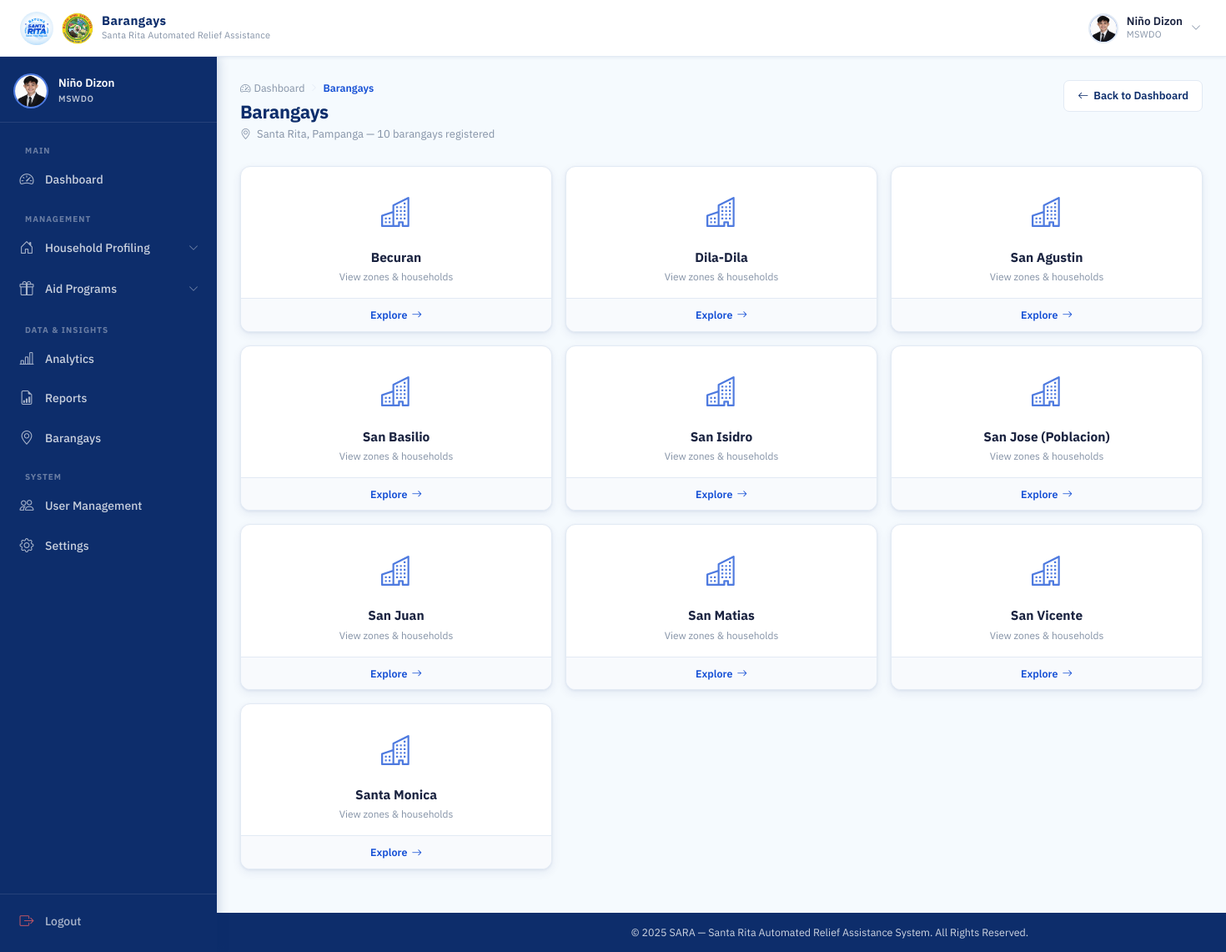
The page /mswdo/barangays/ (signed in) on the database its author committed.
### accounts/models.py (models this page shows, shortened)
class User(AbstractUser):
    ROLE_CHOICES = (
        ('MSWDO', 'MSWDO Admin'),
        ('MSWDO_STAFF', 'MSWDO Staff'),
        ('BARANGAY', 'Barangay Admin'),
    )
    email = models.EmailField(unique=True)
    role = models.CharField(max_length=20, choices=ROLE_CHOICES)
    barangay = models.ForeignKey(
        'Barangay', on_delete=models.SET_NULL, blank=True, null=True, related_name='users'
    )
    is_active = models.BooleanField(default=True)
    middle_name = models.CharField(max_length=150, blank=True)
    suffix = models.CharField(max_length=10, blank=True, null=True)
    position = models.CharField(max_length=100, blank=True)
    birth_place = models.CharField(max_length=200, blank=True)
    CIVIL_STATUS_CHOICES = (
        ('SINGLE', 'Single'),
        ('MARRIED', 'Married'),
        ('WIDOWED', 'Widowed'),
        ('SEPARATED', 'Separated'),
        ('ANNULLED', 'Annulled'),
    )
    civil_status = models.CharField(max_length=20, choices=CIVIL_STATUS_CHOICES, blank=True)
    citizenship = models.CharField(max_length=100, blank=True, default='Filipino')
    must_change_password = models.BooleanField(default=False)
    SEX_CHOICES = (
        ('M', 'Male'),
        ('F', 'Female'),
    )
    sex = models.CharField(max_length=1, choices=SEX_CHOICES, blank=True)
    birthdate = models.DateField(blank=True, null=True)
    contact_number = models.CharField(
        max_length=13,
        blank=True,
        validators=[
            RegexValidator(
                regex=r'^(09|\+639)\d{9}$',
                message="Phone number must be entered in the format: '09XXXXXXXXX' or '+639XXXXXXXXX'."
            )
        ]
    )
    profile_image = models.ImageField(upload_to=user_profile_image_path, blank=True, null=True)

class Barangay(models.Model):
    name = models.CharField(max_length=100, unique=True)

### households/views.py (the view)
# urls.py: path('mswdo/barangays/', views.barangay_list, name='barangay_list'),
@login_required
@session_protected
@mswdo_or_staff_required
def barangay_list(request):
    barangays = Barangay.objects.all().order_by('name')
    return render(request, 'households/barangay_list.html', {
        'barangays': barangays,
    })

### accounts/context_processors.py (called while the page is built)
def auth_required(request):
    return {
        'requires_auth': request.user.is_authenticated
    }

### households/templates/households/barangay_list.html (shortened to what this page needs)
{% extends 'base.html' %}
{% load static %}
{% block navbar_title %}Barangays{% endblock %}
{% block css %}
<link rel="stylesheet" href="{% static 'css/mswdo_dashboard.css' %}">
<link rel="stylesheet" href="{% static 'css/barangay_accounts.css' %}">
<link rel="stylesheet" href="{% static 'css/barangay_list.css' %}">
{% endblock %}
{% block content %}
<div class="dash-page-header">
  <div>
    <div class="page-breadcrumb">
      <a href="{% if request.user.role == 'MSWDO' %}{% url 'mswdo_dashboard' %}{% else %}{% url 'staff_dashboard' %}{% endif %}" class="breadcrumb-link">
        <i class="bi bi-speedometer2"></i> Dashboard
      </a>
      <i class="bi bi-chevron-right breadcrumb-sep"></i>
      <span class="breadcrumb-current">Barangays</span>
    </div>
    <h1 class="dash-page-title">Barangays</h1>
    <p class="dash-page-sub">
      <i class="bi bi-geo-alt me-1"></i>
      Santa Rita, Pampanga &mdash; {{ barangays|length }} barangay{{ barangays|length|pluralize }} registered
    </p>
  </div>
  <div class="dash-header-actions">
    <a href="{% if request.user.role == 'MSWDO' %}{% url 'mswdo_dashboard' %}{% else %}{% url 'staff_dashboard' %}{% endif %}" class="btn-dash-outline">
      <i class="bi bi-arrow-left"></i> Back to Dashboard
    </a>
  </div>
</div>
{% if barangays %}
<div class="brgy-grid">
  {% for barangay in barangays %}
  <a href="{% url 'barangay_zones' barangay.id %}" class="brgy-card">
    <div class="brgy-card__icon-wrap">
      <i class="bi bi-buildings"></i>
    </div>
    <div class="brgy-card__body">
      <h3 class="brgy-card__name">{{ barangay.name }}</h3>
      <p class="brgy-card__sub">View zones &amp; households</p>
    </div>
    <div class="brgy-card__footer">
      <span class="brgy-card__cta">
        Explore <i class="bi bi-arrow-right"></i>
      </span>
    </div>
  </a>
  {% endfor %}
</div>
{% endif %}
{% endblock %}

### templates/base.html (shortened to what this page needs)
{% load static %}
<!DOCTYPE html>
<html lang="en">
<head>
  <link href="https://cdn.jsdelivr.net/npm/bootstrap@5.3.2/dist/css/bootstrap.min.css" rel="stylesheet">
  <link href="https://cdn.jsdelivr.net/npm/bootstrap-icons@1.11.3/font/bootstrap-icons.min.css" rel="stylesheet">
  <link rel="stylesheet" href="{% static 'css/base.css' %}">
  <link rel="stylesheet" href="{% static 'css/scan_rfid.css' %}">
  {% block css %}{% endblock %}
</head>
<body>
<div class="page-wrapper">
  <nav class="topbar" id="topbar">
    <div class="topbar-left">
      <a class="topbar-brand" href="#">
        <img src="{% static 'images/logo.jpg' %}" alt="SARA Logo" class="topbar-logo">
        <img src="{% static 'images/SRP.png' %}" alt="SRP Logo" class="topbar-logo topbar-logo--srp">
        <div class="topbar-title-group">
          <span class="topbar-title">{% block navbar_title %}SARA SYSTEM{% endblock %}</span>
          <span class="topbar-subtitle">Santa Rita Automated Relief Assistance</span>
        </div>
      </a>
    </div>
    <div class="topbar-right">
      {% if user.is_authenticated %}
      <div class="topbar-user" id="userDropdownToggle">
        <div class="topbar-avatar">
          {% if user.profile_image %}
            <img src="{{ user.profile_image.url }}" alt="{{ user.get_full_name }}">
          {% else %}
            <span class="avatar-initials">
              {{ user.first_name|first|upper }}{{ user.last_name|first|upper }}
            </span>
          {% endif %}
        </div>
        <div class="topbar-user-info">
          <span class="topbar-username">{{ user.get_full_name|default:user.username }}</span>
          <span class="topbar-role">{{ user.role|default:"User" }}</span>
        </div>
        <i class="bi bi-chevron-down topbar-chevron" id="userChevron"></i>
      </div>
      {% else %}
        {% if request.resolver_match.url_name != 'login' %}
        <a href="{% url 'login' %}" class="btn btn-primary shadow-sm" style="background-color: #134ed5; border: none; font-weight: 600; padding: 0.5rem 1.25rem; border-radius: 8px;">
          <i class="bi bi-box-arrow-in-right me-1"></i> Login
        </a>
        {% endif %}
      {% endif %}
    </div>
  </nav>
  {% if user.is_authenticated and not hide_sidebar %}
  <aside class="sidebar" id="sidebar">
    <div class="sidebar-header">
      <div class="sidebar-user-card">
        <div class="sidebar-avatar">
          {% if user.profile_image %}
            <img src="{{ user.profile_image.url }}" alt="{{ user.get_full_name }}">
          {% else %}
            <span class="avatar-initials avatar-initials--lg">
              {{ user.first_name|first|upper }}{{ user.last_name|first|upper }}
            </span>
          {% endif %}
        </div>
        <div class="sidebar-user-info">
          <span class="sidebar-username">{{ user.get_full_name|default:user.username }}</span>
          <span class="sidebar-role-badge">{{ user.role|default:"User" }}</span>
        </div>
      </div>
    </div>
    <nav class="sidebar-body">
      <ul class="sidebar-nav">
        {% if user.role == 'MSWDO' %}
        <li class="sidebar-section-label">Main</li>
        <li class="sidebar-item">
          <a href="{% url 'mswdo_dashboard' %}" class="sidebar-link {% if request.resolver_match.url_name == 'mswdo_dashboard' %}active{% endif %}">
            <i class="bi bi-speedometer2"></i>
            <span>Dashboard</span>
          </a>
        </li>
        <li class="sidebar-section-label">Management</li>
        <li class="sidebar-item sidebar-item--accordion">
          <button class="sidebar-link sidebar-accordion-btn" data-target="householdSubmenu"
            aria-expanded="false">
            <i class="bi bi-house-door"></i>
            <span>Household Profiling</span>
            <i class="bi bi-chevron-down sidebar-arrow"></i>
          </button>
        </li>
        <li class="sidebar-item sidebar-item--accordion">
          <button class="sidebar-link sidebar-accordion-btn" data-target="aidSubmenu"
            aria-expanded="false">
            <i class="bi bi-gift"></i>
            <span>Aid Programs</span>
            <i class="bi bi-chevron-down sidebar-arrow"></i>
          </button>
        </li>
        <li class="sidebar-section-label">Data & Insights</li>
        <li class="sidebar-item">
          <a href="{% url 'analytics' %}" class="sidebar-link {% if request.resolver_match.url_name == 'analytics' %}active{% endif %}">
            <i class="bi bi-bar-chart-line"></i>
            <span>Analytics</span>
          </a>
        </li>
        <li class="sidebar-item">
          <a href="{% url 'aid_reports' %}" class="sidebar-link {% if request.resolver_match.url_name == 'aid_reports' %}active{% endif %}">
            <i class="bi bi-file-earmark-bar-graph"></i>
            <span>Reports</span>
          </a>
        </li>
        <li class="sidebar-item">
          <a href="{% url 'barangay_list' %}" class="sidebar-link">
            <i class="bi bi-geo-alt"></i>
            <span>Barangays</span>
          </a>
        </li>
        <li class="sidebar-section-label">System</li>
        <li class="sidebar-item">
          <a href="{% url 'user_accounts' %}" class="sidebar-link">
            <i class="bi bi-people"></i>
            <span>User Management</span>
          </a>
        </li>
        <li class="sidebar-item">
          <a href="{% url 'settings' %}" class="sidebar-link">
            <i class="bi bi-gear"></i>
            <span>Settings</span>
          </a>
        </li>
        {% endif %}
      </ul>
    </nav>
    <div class="sidebar-footer">
      <a href="{% url 'logout' %}" class="sidebar-link sidebar-logout">
        <i class="bi bi-box-arrow-right"></i>
        <span>Logout</span>
      </a>
    </div>
  </aside>
  {% endif %}
  <main class="{% if user.is_authenticated and not hide_sidebar %}main-content{% endif %}">
    {% block content %}{% endblock %}
  </main>
  <footer class="{% if user.is_authenticated and not hide_sidebar %}footer footer--dashboard{% else %}footer{% endif %}">
    <div class="footer-content">
      <p>&copy; 2025 SARA &mdash; Santa Rita Automated Relief Assistance System. All Rights Reserved.</p>
    </div>
  </footer>
</div>
</body>
</html>

### static/css/mswdo_dashboard.css (style rules this page uses)
:root { --card-radius: 12px; --panel-radius: 12px; --shadow-card: 0 1px 3px rgba(13, 45, 107, 0.07), 0 4px 12px rgba(13, 45, 107, 0.07); --shadow-hover: 0 4px 18px rgba(13, 45, 107, 0.14); --teal: #0d7377; --teal-light: #e6f4f4; --amber: #b45309; --amber-light: #fef3c7; --green: #166534; --green-light: #dcfce7; --indigo: #3730a3; --indigo-light: #ede9fe; }
.dash-page-header { display: flex; align-items: flex-start; justify-content: space-between; gap: 16px; margin-bottom: 28px; flex-wrap: wrap; }
.dash-page-title { font-size: 22px; font-weight: 700; color: var(--primary); margin: 0 0 4px; letter-spacing: -0.3px; }
.dash-page-sub { font-size: 13px; color: var(--text-muted); margin: 0; }
.dash-header-actions { display: flex; gap: 10px; align-items: center; flex-shrink: 0; }
.btn-dash-outline { display: inline-flex; align-items: center; gap: 6px; background: var(--white); color: var(--primary); border: 1.5px solid var(--border); border-radius: 7px; padding: 8px 16px; font-size: 13px; font-weight: 600; cursor: pointer; transition: border-color var(--transition), background var(--transition), color var(--transition), box-shadow var(--transition); font-family: var(--font); text-decoration: none; }

### static/css/barangay_accounts.css (style rules this page uses)
.page-breadcrumb { display: flex; align-items: center; gap: 6px; margin-bottom: 6px; }
.breadcrumb-link { font-size: 12.5px; color: var(--text-muted); text-decoration: none; display: flex; align-items: center; gap: 4px; transition: color var(--transition); }
.breadcrumb-sep { font-size: 10px; color: var(--border); }
.breadcrumb-current { font-size: 12.5px; color: var(--secondary); font-weight: 600; }

### static/css/barangay_list.css (style rules this page uses)
.brgy-grid { display: grid; grid-template-columns: repeat(3, 1fr); gap: 16px; margin-bottom: 24px; }
.brgy-card { display: flex; flex-direction: column; background: var(--white); border: 1px solid var(--border); border-radius: var(--panel-radius); box-shadow: var(--shadow-card); text-decoration: none; overflow: hidden; transition: transform var(--transition), box-shadow var(--transition), border-color var(--transition); position: relative; }
.brgy-card::before { content: ''; position: absolute; top: 0; left: 0; right: 0; height: 3px; background: var(--secondary); opacity: 0; transition: opacity var(--transition); }
.brgy-card__icon-wrap { display: flex; align-items: center; justify-content: center; padding: 28px 20px 16px; }
.brgy-card__icon-wrap i { font-size: 36px; color: var(--secondary); opacity: 0.75; transition: opacity var(--transition), transform var(--transition); }
.brgy-card__body { flex: 1; padding: 0 20px 16px; text-align: center; }
.brgy-card__name { font-size: 15.5px; font-weight: 700; color: var(--text-main); margin: 0 0 5px; line-height: 1.3; }
.brgy-card__sub { font-size: 12px; color: var(--text-muted); margin: 0; }
.brgy-card__footer { border-top: 1px solid var(--border); padding: 10px 20px; display: flex; justify-content: center; background: #f8fafd; transition: background var(--transition); }
.brgy-card__cta { font-size: 12.5px; font-weight: 600; color: var(--secondary); display: flex; align-items: center; gap: 5px; transition: gap var(--transition); }

### rows shown on the page
User: profile_image (picture), get_full_name "Niño Dizon", role "MSWDO"
Barangay: name "Becuran"
Barangay: name "Dila-Dila"
Barangay: name "San Agustin"
Barangay: name "San Basilio"
Barangay: name "San Isidro"
Barangay: name "San Jose (Poblacion)"
Barangay: name "San Juan"
Barangay: name "San Matias"
Barangay: name "San Vicente"
Barangay: name "Santa Monica"

### other values the page prints
{{ barangays|length }} "10"
